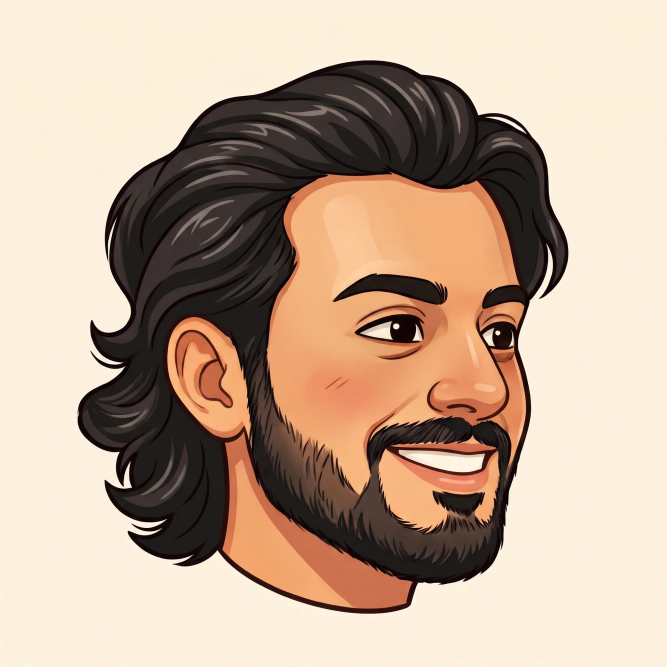
#> input picture assets/portrait.png, 2000 x 2000 px (shown at 1/3 size)
$ python make_portrait.py ../assets/portrait.png
#> lines starting #> are read from the running program, lines starting #| are printed output that depends on the picture; after the words box and inside, x2 and y2 are one past the last pixel; in counts of white or black regions, pixels touching at a corner belong together
"""One-off: turn an "HB" monogram (or a photo) into ASCII art at data/portrait.txt.

    python scripts/make_portrait.py              # serif HB monogram
    python scripts/make_portrait.py me.jpg       # a photo instead (needs Pillow)

The daily renderer only reads data/portrait.txt, so the Action never needs Pillow.
"""
import sys
from pathlib import Path

from PIL import Image, ImageDraw, ImageFont, ImageOps

ROOT = Path(__file__).resolve().parent.parent
COLS, ROWS = 64, 36
CELL_W, CELL_H = 4.2, 7.3          # the mono cell the hero card draws at 7px
RAMP = " .:-=+*#%@"
SCALE = 8


def monogram():
    w, h = int(COLS * CELL_W * SCALE), int(ROWS * CELL_H * SCALE)
    img = Image.new("L", (w, h), 255)
    d = ImageDraw.Draw(img)
    # ring
    pad = int(h * 0.04)
    cx, cy, r = w // 2, h // 2, min(w, h) // 2 - pad
    d.ellipse([cx - r, cy - r, cx + r, cy + r], outline=60, width=int(r * 0.05))
    d.ellipse([cx - r * 0.86, cy - r * 0.86, cx + r * 0.86, cy + r * 0.86], fill=255)
    font = ImageFont.truetype(str(ROOT / "fonts" / "src" / "InstrumentSerif-Italic.ttf"), int(r * 1.45))
    box = d.textbbox((0, 0), "hb", font=font)
    tw, th = box[2] - box[0], box[3] - box[1]
    d.text((cx - tw / 2 - box[0], cy - th / 2 - box[1]), "hb", font=font, fill=0)
    return img


def photo(path, gamma=0.55):
#> called with path = '../assets/portrait.png', gamma = 0.55
    img = ImageOps.grayscale(Image.open(path).convert("RGB"))
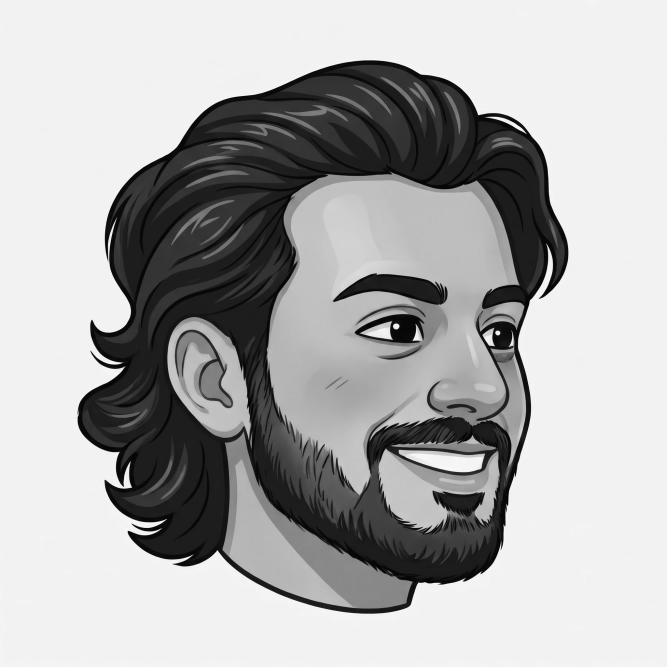
#> img: PIL image 2000x2000 L (shown at 1/3 size); min 0, max 255, mean 174.4
    # crop to the subject: anything clearly darker than the (light) background
    mask = img.point(lambda p: 255 if p < 200 else 0)
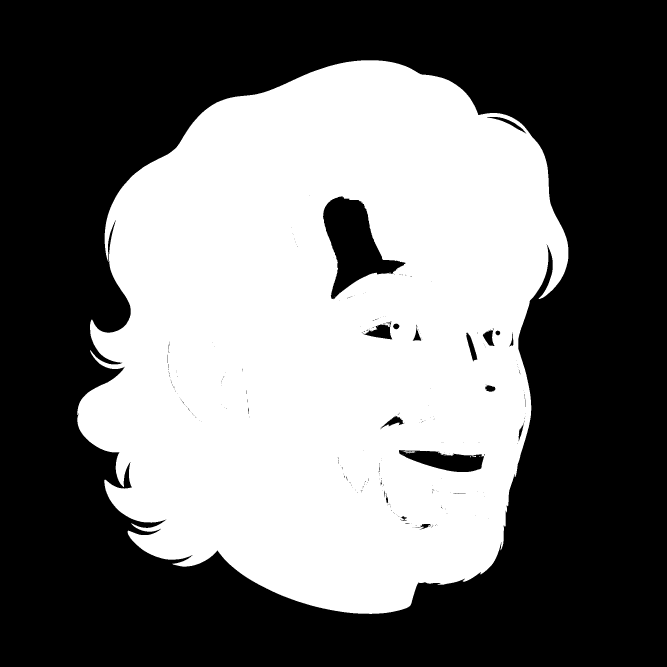
#> mask: PIL image 2000x2000 L (shown at 1/3 size); 44.1% white; 25 white regions (22 under 20 px), largest, box (x1, y1, x2, y2) and area: (232, 181, 1705, 1842) 1763667, (1208, 1354, 1246, 1358) 113, (1415, 1367, 1428, 1371) 34
    box = mask.getbbox()
#> box = (232, 181, 1705, 1842)
    if box:
        pad = int(0.03 * img.width)
#> pad = 60
        img = img.crop((max(box[0] - pad, 0), max(box[1] - pad, 0),
                        min(box[2] + pad, img.width), min(box[3] + pad, img.height)))
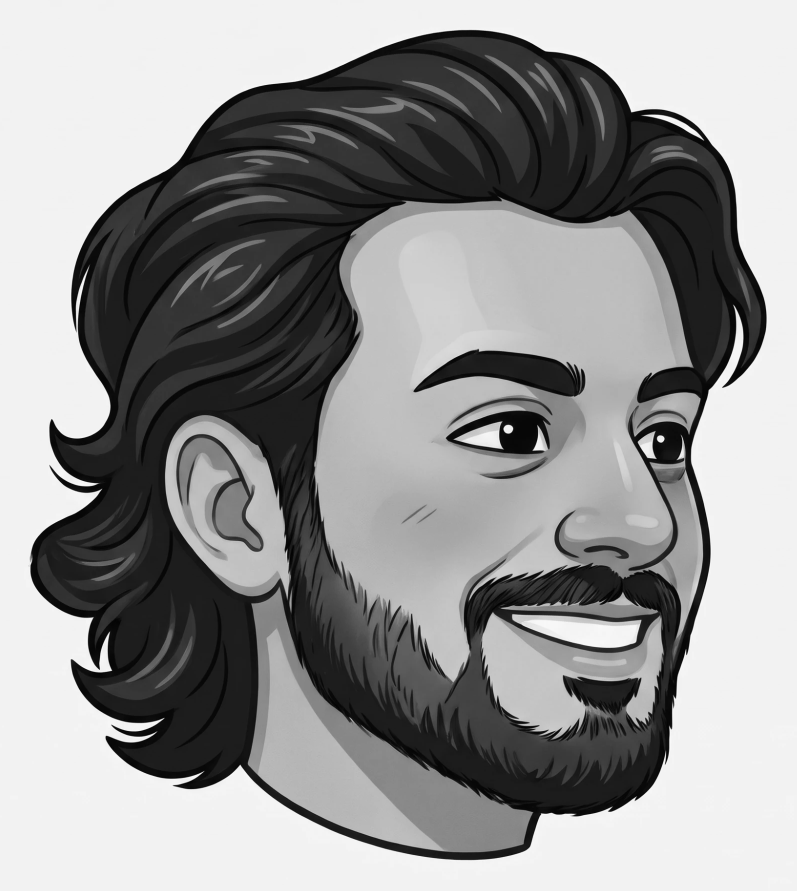
#> img: PIL image 1593x1781 L (shown at 1/2 size); min 0, max 255, mean 146.7
    img = ImageOps.pad(img, (int(COLS * CELL_W * SCALE), int(ROWS * CELL_H * SCALE)), color=255)
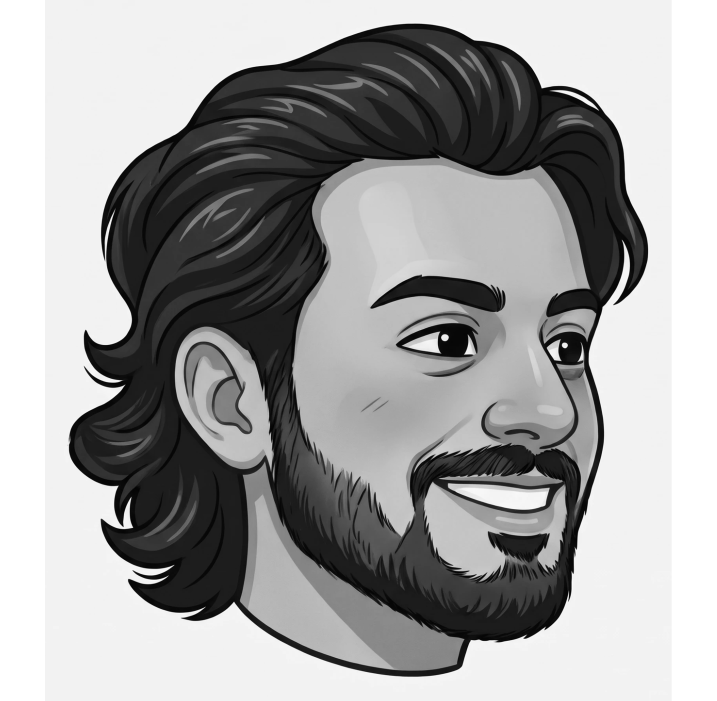
#> img: PIL image 2150x2102 L (shown at 1/3 size); min 0, max 255, mean 160.3
    img = ImageOps.autocontrast(img, cutoff=1)
    # lift midtones so skin reads as light and lines/hair/beard stay dark
    return img.point(lambda p: int(255 * (p / 255) ** gamma))
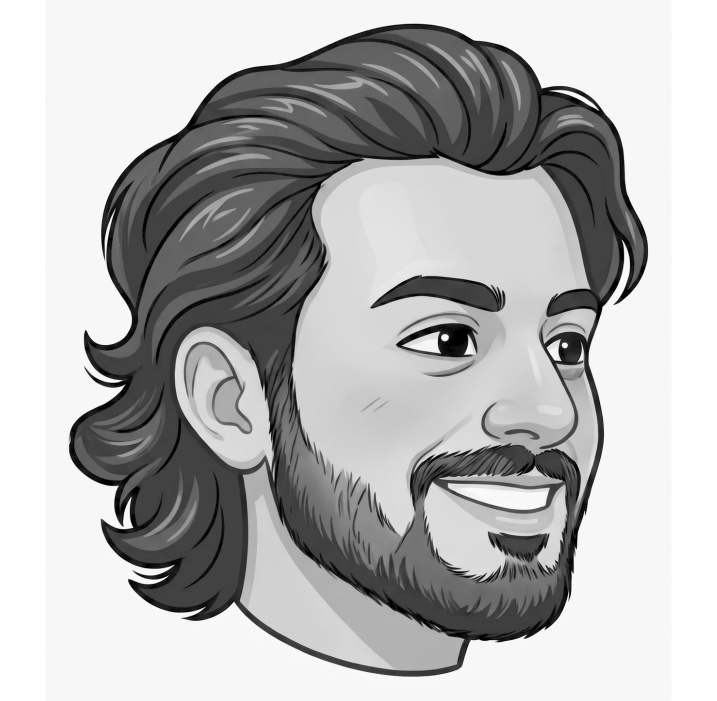
#> returned value: PIL image 2150x2102 L (shown at 1/3 size); min 0, max 255, mean 180.3


def to_ascii(img):
    small = img.resize((COLS, ROWS), Image.LANCZOS)
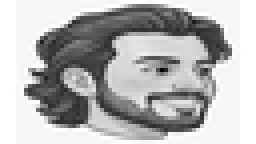
#> small: PIL image 64x36 L (shown 4 times larger); min 0, max 255, mean 180.2
    px = small.load()
    lines = []
    for y in range(ROWS):
        row = "".join(RAMP[int((255 - px[x, y]) / 256 * len(RAMP))] for x in range(COLS))
        lines.append(row.rstrip())
#> after the loop, lines = 36 items
    return "\n".join(lines)


if __name__ == "__main__":
    img = photo(sys.argv[1]) if len(sys.argv) > 1 else monogram()
    art = to_ascii(img)
    (ROOT / "data" / "portrait.txt").write_text(art + "\n")
    print(art)
